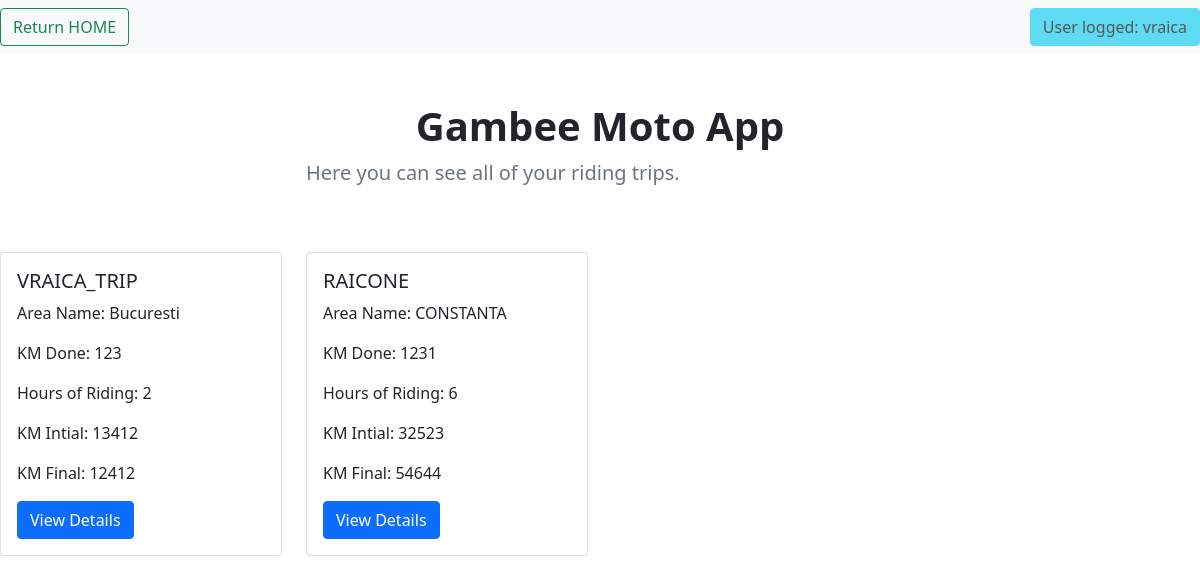
Screenshot of /view_trips (signed in) with the database file from the repository.
### application/models.py (models this page shows, shortened)
class TripRecords(db.Model):
    __tablename__ = 'TripRecords'
    id = db.Column(db.Integer, primary_key=True)
    trip_name = db.Column(db.String(100))
    area_name = db.Column(db.String(50))
    km_travelled = db.Column(db.Integer)
    h_travelled = db.Column(db.Integer)
    km_initial = db.Column(db.Integer)
    km_final = db.Column(db.Integer)
    added_by = db.Column(db.String(100))

### application/routes.py (the view)
@app.route('/view_trips', methods=['GET'])
@login_required
def view_trips():
    trips = TripRecords.query.filter_by(added_by=session['logged_user'] ).all()
    return render_template('view_trips.html', list_trips=trips, crr_user=session['logged_user'].split('@')[0])

### application/routes.py (called while the page is built)
@loginMan.user_loader
def load_user(email):
    print(email)
    return Riders.query.filter_by(email=email).first()

### application/templates/view_trips.html (shortened to what this page needs)
{% extends 'base.html'%}
{% block listing_trips %}
<nav class="navbar navbar-light bg-light">
  <form class="form-inline">
    <button class="btn btn-outline-success" type="button" onclick="window.location.href='{{ url_for( 'home') }}';">Return HOME</button>
  </form>
    <button type="button" class="btn btn-info" disabled>
      User logged: {{ crr_user }}
    </button>
</nav>
<div class="row py-lg-5">
    <div class="col-lg-6 col-md-8 mx-auto">
        <h1 class="fw-bold text-center">Gambee Moto App</h1>
        <p class="lead text-muted">Here you can see all of your riding trips.</p>
    </div>
</div>
<div class="row">
    {% for trip in list_trips %}
    <div class="col-sm-3">
        <div class="card">
            <div class="card-body">
                <h5 class="card-title">{{ trip.trip_name}}</h5>
                <p class="card-text"> Area Name: {{trip.area_name}}</p>
                <p class="card-text"> KM Done: {{trip.km_travelled}}</p>
                <p class="card-text"> Hours of Riding: {{trip.h_travelled}}</p>
                <p class="card-text"> KM Intial: {{trip.km_initial}}</p>
                <p class="card-text"> KM Final: {{trip.km_final}}</p>
                <a href="{{url_for('detailed_trip', trip_name= trip.trip_name )}}" class="btn btn-primary">View Details</a>
            </div>
        </div>
    </div>
    {% endfor %}
</div>
{% endblock %}

### application/templates/base.html (shortened to what this page needs)
<!DOCTYPE html>
<html lang="en">
<head>
    <link href="https://cdn.jsdelivr.net/npm/bootstrap@5.0.0-beta2/dist/css/bootstrap.min.css" rel="stylesheet">
    <link rel="stylesheet" href="static/style.css">
</head>
<body>
{%block listing_trips%}
{%endblock%}
</body>
</html>

### rows the page displays
TripRecords: trip_name "VRAICA_TRIP", area_name "Bucuresti", km_travelled "123", h_travelled "2", km_initial "13412", km_final "12412"
TripRecords: trip_name "RAICONE", area_name "CONSTANTA", km_travelled "1231", h_travelled "6", km_initial "32523", km_final "54644"

### other values shown
{{ crr_user }} "vraica"
